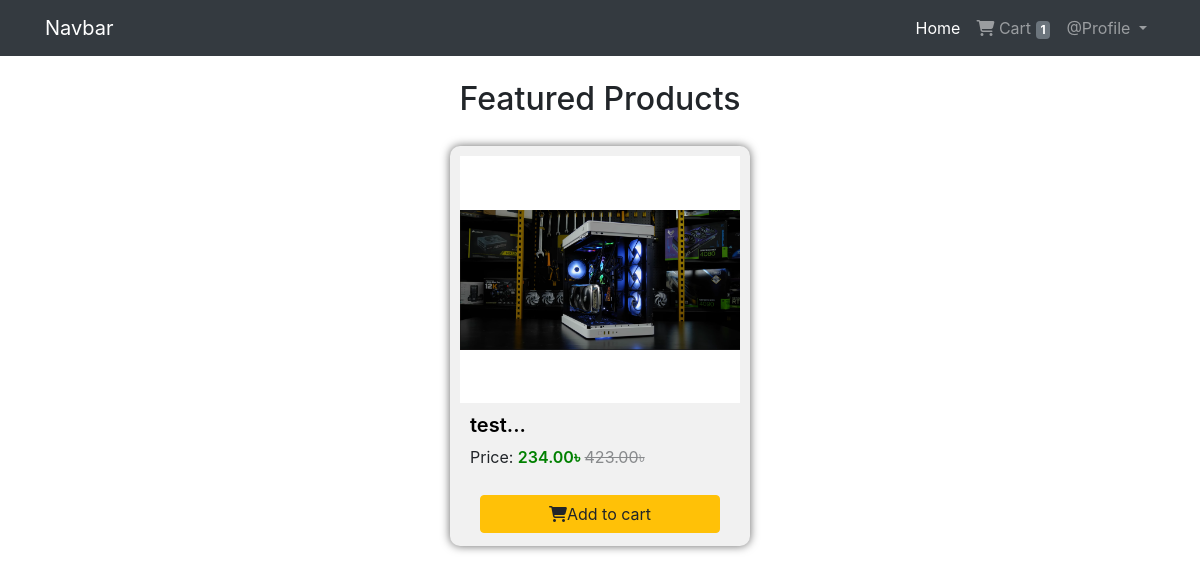
Page / (signed in) on the committed database.
### App_Auth/models.py (models this page shows, shortened)
class User(AbstractBaseUser, PermissionsMixin):
    email = models.EmailField(max_length=255, unique=True, null=False)
    role = models.CharField(max_length=10, default='user')
    is_staff = models.BooleanField(
        gettext_lazy('staff status'),
        default=False,
        help_text=gettext_lazy('Designates whether the user can log into this admin site.'),
    )
    is_active = models.BooleanField(
        gettext_lazy('active'),
        default=True,
        help_text=gettext_lazy('Designates whether this user should be treated as active. Unselect this instead of deleting accounts.'),
    )
    USERNAME_FIELD = 'email'
    objects = MyUserManager()

### App_Order/models.py (models this page shows, shortened)
class Order(models.Model):
    orderItems = models.ManyToManyField(Cart)
    user = models.ForeignKey(settings.AUTH_USER_MODEL, on_delete=models.CASCADE)
    ordered = models.BooleanField(default=False)
    created_at = models.DateTimeField(auto_now_add=True)
    paymentId = models.CharField(max_length=264, blank=True, null=True)
    orderId = models.CharField(max_length=200, blank=True, null=True)

### App_Shop/models.py (models this page shows, shortened)
class Product(models.Model):
    created_by = models.ForeignKey(User, related_name='products', on_delete=models.CASCADE, default=1)
    name = models.CharField(max_length=264)
    mainimage = models.ImageField(upload_to='products')
    category = models.ForeignKey(Category, on_delete=models.CASCADE, related_name='category')
    preview_text = models.TextField(max_length=200, verbose_name='Preview Text')
    description = models.TextField(max_length=1000, verbose_name='Description')
    price = models.FloatField()
    old_price = models.FloatField(default=0.00)
    created_at = models.DateTimeField(auto_now_add=True)
    updated_at = models.DateTimeField(auto_now=True)
    class Meta:
        ordering = ['-updated_at','name']

### App_Shop/views.py (the view)
# urls.py: path('', Home.as_view(), name="home"),
class Home(ListView):
    model = Product
    template_name = 'App_Shop/home.html'

### App_Order/templatetags/cart_tag.py (called while the page is built)
@register.filter
def cart_total(user):
    order = Order.objects.filter(user=user, ordered = False)
    if order.exists():
        return order[0].orderItems.count()
    else:
        return 0

### templates/App_Shop/home.html (shortened to what this page needs)
{% extends "base.html" %} {% block body_block %}
<div class="products-page">
  <h2 style="text-align: center">Featured Products</h2>
  <div class="products">
    {% for product in object_list %}
    <div class="product-card" style="position: relative;">
      <img
        class="product-card-image"
        src="/static/{{ product.mainimage }}"
        alt="{{ product.name }}"
      />
      <div class="product-card-body">
        <h4>
          <a
            class="link-title"
            href="{%url 'App_Shop:product_detail' pk=product.pk%}"
            >{{ product.name|slice:"20" }}...</a
          >
        </h4>
        <p>
          Price:
          <span class="price">{{ product.price|floatformat:2 }}&#2547;</span>
          <span class="old-price"
            >{{product.old_price|floatformat:2}}&#2547;</span
          >
        </p>
        <div class="card-button">
          <a
            href="{%url 'App_Order:add' pk=product.pk%}"
            class="btn btn-warning w-100"
            ><i class="fa fa-shopping-cart"></i>Add to cart</a
          >
        </div>
      </div>
    </div>
    {% endfor %}
  </div>
</div>
{% endblock %}

### templates/base.html (shortened to what this page needs)
{% load cart_tag %}
{% load static %}
<!DOCTYPE html>
<html lang="en">
  <head>
    <link
      rel="stylesheet"
      href="https://cdn.jsdelivr.net/npm/bootstrap@4.0.0/dist/css/bootstrap.min.css"
    />
    <link
      rel="stylesheet"
      href="https://cdnjs.cloudflare.com/ajax/libs/font-awesome/6.5.1/css/all.min.css"
    />
    <link rel="stylesheet" href="{% static 'css/main.css' %}" />
  </head>
  <body>
    <nav class="navbar navbar-expand-lg navbar-dark bg-dark">
      <div class="container">
        <a class="navbar-brand" href="{% url 'App_Shop:home' %}">Navbar</a>
        <div class="collapse navbar-collapse" id="navbarNav">
          <ul class="navbar-nav ml-auto">
            {% if user.is_authenticated %}
            <li class="nav-item active">
              <a class="nav-link" href="{%url 'App_Shop:home'%}"
                >Home <span class="sr-only">(current)</span></a
              >
            </li>
            <li class="nav-item">
              <a class="nav-link" href="{%url 'App_Order:cart'%}">
                <i class="fa fa-shopping-cart"></i>
                Cart
                <span class="badge badge-secondary">{{request.user | cart_total}}</span>
                </a>
            </li>
            <li class="nav-item dropdown">
              <a
                class="nav-link dropdown-toggle"
                href="#"
                id="navbarDropdownMenuLink"
                data-toggle="dropdown"
                aria-haspopup="true"
                aria-expanded="false"
              >
              {%if user.profile.full_name%}
                @{{user.profile.full_name}}
              {%else%}
              @Profile
              {%endif%}
              </a>
            </li>
            {%endif%}
          </ul>
        </div>
      </div>
    </nav>
    <div class="container p-4">
      {% block body_block%} {% endblock %}
    </div>
  </body>
</html>

### static/css/main.css (style rules this page uses)
* { margin: 0; padding: 0; box-sizing: border-box; }
.products { display: flex; justify-content: space-around; align-items: center; flex-wrap: wrap; padding: 10px; width: 100%; }
.product-card { width: 300px; height: 400px; margin: 10px; padding: 10px; box-shadow: 0 0 10px rgba(0, 0, 0, 0.6); border-radius: 10px; background-color: #f1f1f1; }
.product-card-image { width: 100%; height: 65%; object-fit: contain; background: white; }
.product-card-body { height: 35%; display: flex; flex-direction: column; justify-content: space-between; padding: 10px; }
.product-card-body h4 { font-size: 20px; font-weight: 600; }
.link-title { text-decoration: none; color: black; }
.price { font-weight: 600; color: green; }
.old-price { text-decoration: line-through; opacity: 0.5; }
.card-button { width: 100%; display: flex; justify-content: space-between; align-items: center; padding: 10px; }

### rows in the picture
User: user|cart_total "1"
Product: mainimage (picture), name "test", price "234.00", old_price "423.00"
